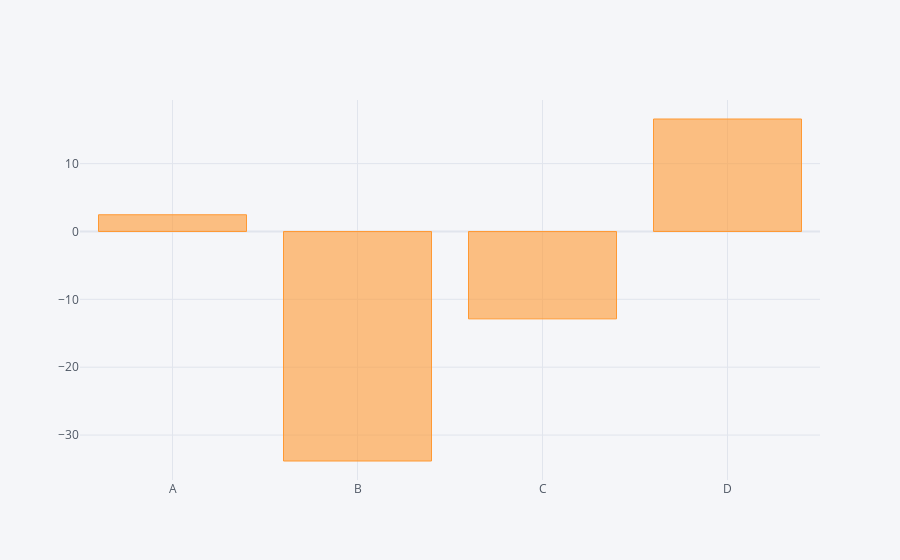

This figure's notebook cell:
### Code cell
df.sum().iplot(kind='bar')

### Figure 1 — Plotly figure (JSON) as saved in the notebook; plotly's stock layout.template omitted (floating-point values rounded to 4 significant figures)
{"data": [{"marker": {"color": "rgba(255, 153, 51, 0.6)", "line": {"color": "rgba(255, 153, 51, 1.0)", "width": 1}}, "name": "None", "orientation": "v", "text": "", "type": "bar", "x": ["A", "B", "C", "D"], "y": [2.463, -33.82, -12.88, 16.57]}], "layout": {"legend": {"bgcolor": "#F5F6F9", "font": {"color": "#4D5663"}}, "paper_bgcolor": "#F5F6F9", "plot_bgcolor": "#F5F6F9", "title": {"font": {"color": "#4D5663"}}, "xaxis": {"gridcolor": "#E1E5ED", "showgrid": true, "tickfont": {"color": "#4D5663"}, "title": {"font": {"color": "#4D5663"}, "text": ""}, "zerolinecolor": "#E1E5ED"}, "yaxis": {"gridcolor": "#E1E5ED", "showgrid": true, "tickfont": {"color": "#4D5663"}, "title": {"font": {"color": "#4D5663"}, "text": ""}, "zerolinecolor": "#E1E5ED"}}}
